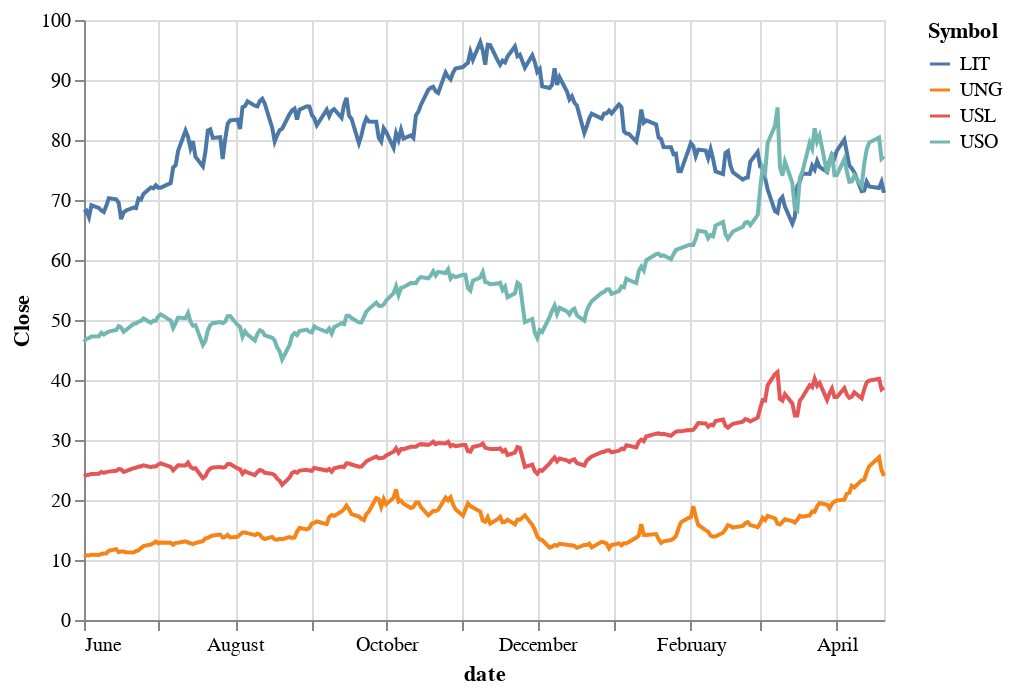

The notebook cell saved with this chart:
### Code cell
df_combined = get_stock_combined(stocks.keys(),start,end)

base =  alt.Chart(df_combined).mark_line().encode(
    x='date',
    y='Close',
    color='Symbol')
base

### Figure 1 — Vega-Lite specification as saved in the notebook (floating-point values rounded to 4 significant figures; data arrays with more than 128 entries replaced by an {"elided": "..."} marker saying what was removed)
{"config": {"view": {"continuousWidth": 400, "continuousHeight": 300}}, "data": {"name": "data-44ec83b38adce22debee6a59d55984e0"}, "mark": "line", "encoding": {"color": {"field": "Symbol", "type": "nominal"}, "x": {"field": "date", "type": "temporal"}, "y": {"field": "Close", "type": "quantitative"}}, "$schema": "https://vega.github.io/schema/vega-lite/v4.17.0.json", "datasets": {"data-44ec83b38adce22debee6a59d55984e0": {"elided": "900 records"}}}
